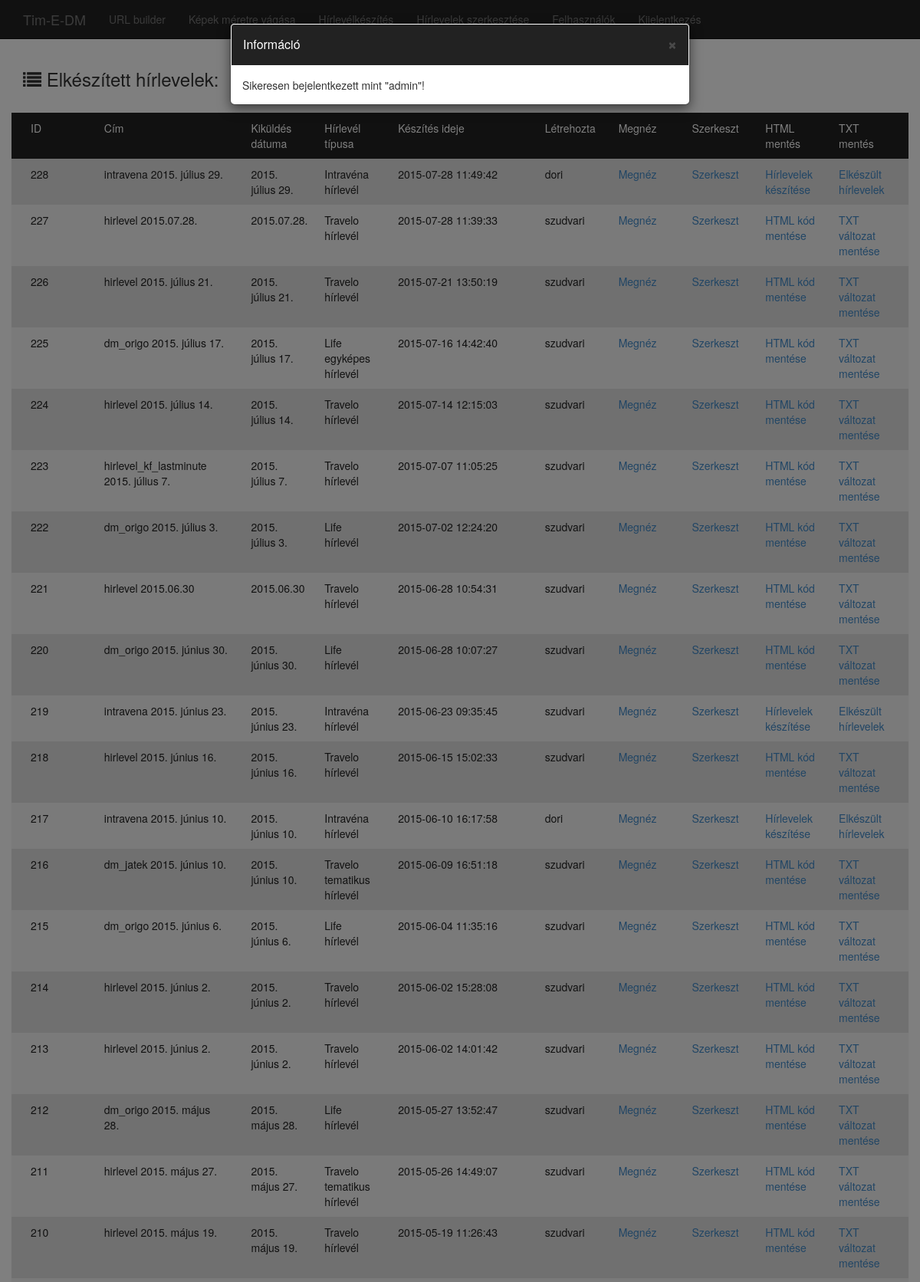
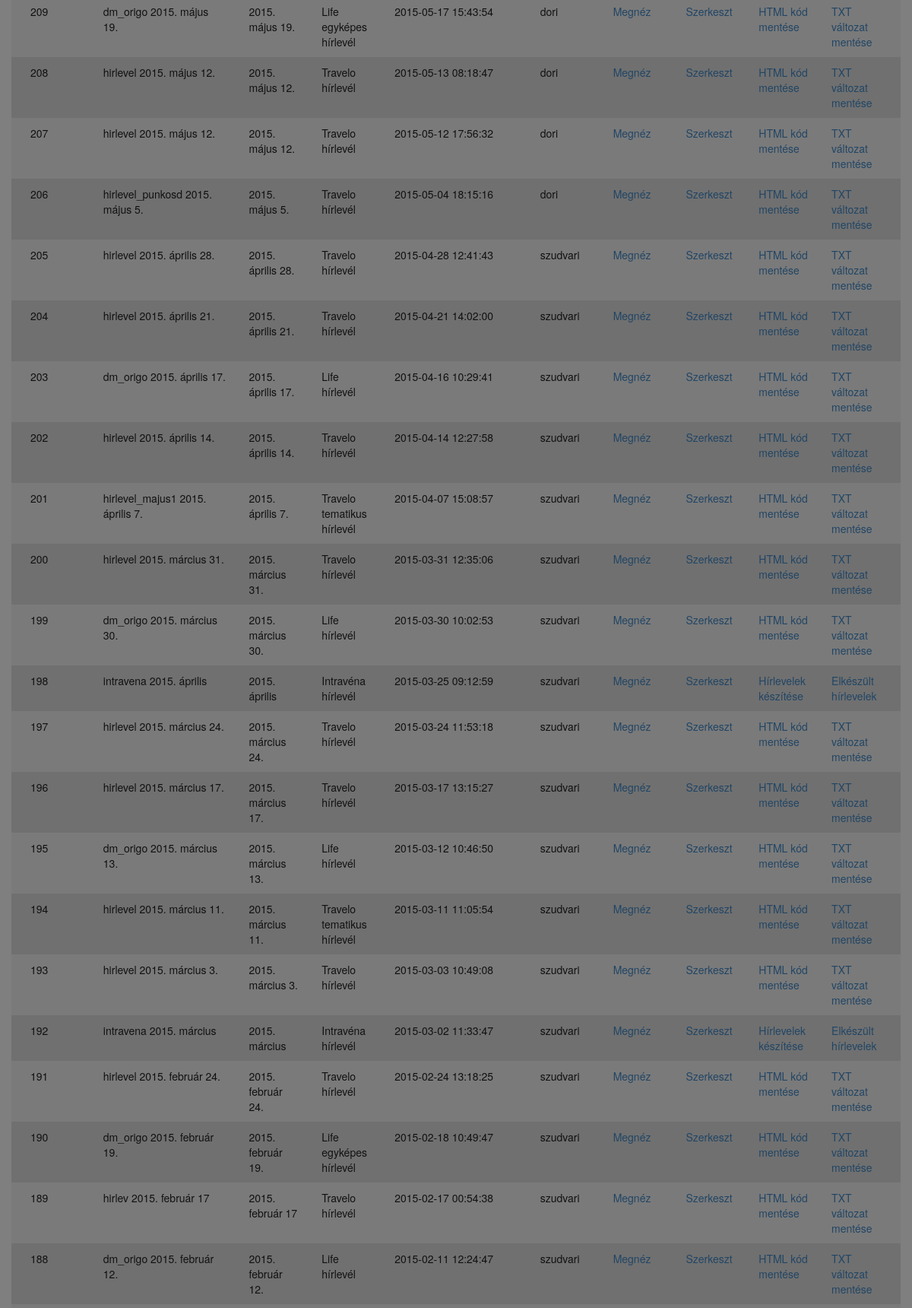
The page /newsletter_list.php?login=true (signed in, upper part) on the database its author committed (2 pictures, top to bottom).
### tables this page shows
CREATE TABLE IF NOT EXISTS `hirlevel` (
  `id` int(11) NOT NULL AUTO_INCREMENT,
  `cim` varchar(255) DEFAULT NULL,
  `datum` varchar(255) DEFAULT NULL,
  `hirlevel_tipus` tinyint(3) NOT NULL,
  `created_on` datetime DEFAULT NULL,
  `created_by` int(11) NOT NULL,
  PRIMARY KEY (`id`)
);

CREATE TABLE IF NOT EXISTS `users` (
  `id` int(11) NOT NULL AUTO_INCREMENT,
  `user` varchar(30) NOT NULL,
  `pass` varchar(512) NOT NULL,
  `fullname` varchar(50) NOT NULL,
  `active` tinyint(1) NOT NULL DEFAULT '1',
  `role` tinyint(4) NOT NULL DEFAULT '0',
  PRIMARY KEY (`id`),
  UNIQUE KEY `user` (`user`)
);

### tables.php (the view, shortened to what this page needs)
<?php
include_once 'html.php';
function newsletters() {
    $sql = "SELECT hirlevel.id, hirlevel.cim, hirlevel.datum, hirlevel.hirlevel_tipus, "
            . "hirlevel.created_on, users.user "
            . "from hirlevel "
            . "left join users on hirlevel.created_by=users.id "
            . "order by hirlevel.id desc";
    $result = mysql_query($sql);
    $table = array();
    while ($row = mysql_fetch_assoc($result)) {
        $table[] = $row;
    }
    for ($i = 0; ($i < mysql_num_rows($result)); $i++) {
        switch ($table[$i]['hirlevel_tipus']) {
            case 1:
                $table[$i]['hirlevel_nev'] = "Travelo hírlevél";
                break;
            case 2:
                $table[$i]['hirlevel_nev'] = "Life hírlevél";
                break;
            case 3:
                $table[$i]['hirlevel_nev'] = "Life egyképes hírlevél";
                break;
            case 4:
                $table[$i]['hirlevel_nev'] = "Intravéna hírlevél";
                break;
            case 5:
                $table[$i]['hirlevel_nev'] = "Travelo tematikus hírlevél";
                break;
        }
    }
    echo <<<EOT
   <div class="container">
   <h3 class="primary"><i class="fa fa-list"></i> Elkészített hírlevelek:</h3>
		<div class="row news-ready-th">
		  <div class="col-md-1">ID</div>
		  <div class="col-md-2">Cím</div>
		  <div class="col-md-1">Kiküldés dátuma</div>
		  <div class="col-md-1">Hírlevél típusa</div>
		  <div class="col-md-2">Készítés ideje</div>
		  <div class="col-md-1">Létrehozta</div>
		  <div class="col-md-1">Megnéz</div>
		  <div class="col-md-1">Szerkeszt</div>
		  <div class="col-md-1 tool-tip" title="HTML kód mentése">HTML mentés</div>
		  <div class="col-md-1">TXT mentés</div>
		</div>
EOT;
    $count = 0;
    foreach ($table as $row) {
        if ($count % 2 == 0) {
            echo '<div class="row news-ready-tr">';
        } else {
            echo '<div class="row news-ready-tr-sec">';
        }
        echo '<div class="col-md-1">' . $row['id'] . '</div>';
        echo '<div class="col-md-2">' . $row['cim'] . '</div>';
        echo '<div class="col-md-1">' . $row['datum'] . '</div>';
        echo '<div class="col-md-1">' . $row['hirlevel_nev'] . '</div>';
        echo '<div class="col-md-2">' . $row['created_on'] . '</div>';
        echo '<div class="col-md-1">' . $row['user'] . '</div>';
        switch ($row['hirlevel_tipus']) {
            case 1:
                $link = "travelo_nl_db.php";
                break;
            case 2:
                $link = "life_nl_db.php";
                break;
            case 3:
                $link = "life_op_db.php";
                break;
            case 4:
                $link = "intravena_preview.php";
                break;
            case 5:
                $link = "thematic_nl_db.php";
                break;
        }
        echo '<div class="col-md-1"><a href="' . $link . '?hirlevel_id=' . $row['id'] . '" target="_blank">Megnéz</a></div>';
        echo '<div class="col-md-1"><a href="newsletter_edit.php?hirlevel_id=' . $row['id'] . '&hirlevel_type=' . $row['hirlevel_tipus'] . '" target="_blank">Szerkeszt</a></div>';
        switch ($row['hirlevel_tipus']) {
            case 4:
                echo '<div class="col-md-1 tool-tip" title="Hírlevelek készítése"><a href="intravena_generate.php?hirlevel_id=' . $row['id'] . '">Hírlevelek készítése</a></div>';
                break;
            default :
                echo '<div class="col-md-1 tool-tip" title="HTML kód mentése"><a href=' . $link . '?hirlevel_id=' . $row['id'] . '&save=1" target="_blank">HTML kód mentése</a></div>';
                break;
        }
        switch ($row['hirlevel_tipus']) {
            case 1:
                $link = "travelo_nl_db_txt.php";
                break;
            case 2:
                $link = "life_nl_db_txt.php";
                break;
            case 3:
                $link = "life_op_db_txt.php";
                break;
            case 5:
                $link = "thematic_nl_db_txt.php";
                break;
        }
        switch ($row['hirlevel_tipus']) {
            case 4:
                echo '<div class="col-md-1 tool-tip" title="Hírlevelek letöltése"><a href="intravena_files.php?hirlevel_id=' . $row['id'] . '" target="_blank">Elkészült hírlevelek</a></div>';
                break;
            default :
                echo '<div class="col-md-1"><a href="' . $link . '?hirlevel_id=' . $row['id'] . '" target="_blank">TXT változat mentése</a></div>';
                break;
        }
        echo '</div>';
        $count++;
    }
    echo '</div>';
}

### html.php (shortened to what this page needs)
<?php
function htmlHead() {
    echo <<<EOT
    <!DOCTYPE html>
<html lang="hu">
<head>
    <meta charset="utf-8">
    <meta http-equiv="X-UA-Compatible" content="IE=edge">
    <meta name="viewport" content="width=device-width, initial-scale=1">
    <meta name="description" content="TimeDM hírlevél készítés">
    <meta name="author" content="WebAriel">
    <title>Tim-E-DM</title>
    <link href="css/timedm.css" rel="stylesheet">
    <link href="css/bootstrap.min.css" rel="stylesheet">
    <link href="css/bootstrap.css" rel="stylesheet">
    <link href="css/bootstrapValidator.css" rel="stylesheet">
    <link href="css/bootstrap-dialog.css" rel="stylesheet">
    <link href="css/font-awesome.min.css" rel="stylesheet">
    <link rel="icon" type="image/png" href="images/tdm-favicon.png" />
    <script src="js/jquery-1.11.0.js"></script>
    <script src="js/bootstrap.min.js"></script>
    <script src="js/bootstrap-dialog.js" type="text/javascript"></script>
    <script src="js/bootstrapValidator.js" type="text/javascript"></script>
    <script src="js/timedm.js" type="text/javascript"></script>
    <!--[if lt IE 9]>
        <script src="https://oss.maxcdn.com/libs/html5shiv/3.7.0/html5shiv.js"></script>
        <script src="https://oss.maxcdn.com/libs/respond.js/1.4.2/respond.min.js"></script>
    <![endif]-->
     <script>
        $(document).ready(function() {
            $('form').bootstrapValidator();
        });
    </script>
</head>
<body>
EOT;
}
function navBar($user) {
    if (isset($user['user'])){
        $link="newsletter_list.php";
    }
    else {
        $link="index.php";
    }
    echo <<<EOT
    <nav class="navbar navbar-inverse navbar-fixed-top" role="navigation">
        <div class="container">
            <div class="navbar-header">
                <button type="button" class="navbar-toggle" data-toggle="collapse" data-target="#bs-example-navbar-collapse-1">
                    <span class="sr-only">Navigáció</span>
                    <span class="icon-bar"></span>
                    <span class="icon-bar"></span>
                    <span class="icon-bar"></span>
                </button>
                <a class="navbar-brand" href="$link">Tim-E-DM</a>
            </div>
            <div class="collapse navbar-collapse" id="bs-example-navbar-collapse-1">
                <ul class="nav navbar-nav">
                    <li>
                        <a href="urlbuilder.php">URL builder</a>
                    </li>
                    <li>
                        <a href="list_images.php">Képek méretre vágása</a>
                    </li>
EOT;
    if (isset($user['user']))
    {
        echo <<<EOT
                    <li>
                        <a href="newnewsletter.php">Hírlevélkészítés</a>
                    </li>
                    <li>
                        <a href="newsletter_list.php">Hírlevelek szerkesztése</a>
                    </li>
                    <li>
                        <a href="useradmin.php">Felhasználók</a>
                    </li>
                    <li>
                        <a href="index.php?logout">Kijelentkezés</a>
                    </li>
EOT;
    }
    echo <<<EOT
                </ul>
            </div>
        </div>
    </nav>
    <div class="container">
    <div class="row">
EOT;
}
function htmlEnd() {
    global $website;
    echo <<<EOT
   </div>
 <div class="footer">
				<p class="textCenter">
                                        Powered by <a href="http://webariel.hu?utm_source=travelo&utm_medium=footer&utm_campaign=copyright" target="_blank">WebAriel <img src="./images/wa_logo.png"></a> - &copy; 2014-2015 <a href="http://webariel.hu?utm_source=travelo&utm_medium=footer&utm_campaign=copyright2" target="_blank">Tim-E-DM Version {$website['version']}</a></p>
			</div>
   </div>
</body>
</html>
EOT;
}

### newsletter_list.php (shortened to what this page needs)
<?php
include_once 'html.php';
include_once 'tables.php';
htmlHead();
navBar($_SESSION);
if (!isset($_SESSION['login']))
{
    notLoggedIn();
}
else
{
    newsletters();
}
htmlEnd();
?>

### css/timedm.css (style rules this page uses)
body { padding-top: 70px; padding-bottom: 40px; background-color: #eee; }
.news-ready-th { margin-top:30px; background: #222222; color: #ffffff; font-size:1em ; border-top: none; padding: 10px; }
.news-ready-tr { background: #e0e0e0; color: #222222; font-size:1em ; border-top: none; padding: 10px; }
.news-ready-tr-sec { background: #f4f4f4; color: #222222; font-size:1em ; border-top: none; padding: 10px; }

### rows shown on the page
hirlevel: id "228", cim "intravena 2015. július 29.", datum "2015. július 29.", hirlevel_nev "Intravéna hírlevél", created_on "2015-07-28 11:49:42", users.user "dori"
hirlevel: id "227", cim "hirlevel 2015.07.28.", datum "2015.07.28.", hirlevel_nev "Travelo hírlevél", created_on "2015-07-28 11:39:33", users.user "szudvari"
hirlevel: id "226", cim "hirlevel 2015. július 21.", datum "2015. július 21.", hirlevel_nev "Travelo hírlevél", created_on "2015-07-21 13:50:19", users.user "szudvari"
hirlevel: id "225", cim "dm_origo 2015. július 17.", datum "2015. július 17.", hirlevel_nev "Life egyképes hírlevél", created_on "2015-07-16 14:42:40", users.user "szudvari"
hirlevel: id "224", cim "hirlevel 2015. július 14.", datum "2015. július 14.", hirlevel_nev "Travelo hírlevél", created_on "2015-07-14 12:15:03", users.user "szudvari"
hirlevel: id "223", cim "hirlevel_kf_lastminute 2015. július 7.", datum "2015. július 7.", hirlevel_nev "Travelo hírlevél", created_on "2015-07-07 11:05:25", users.user "szudvari"
hirlevel: id "222", cim "dm_origo 2015. július 3.", datum "2015. július 3.", hirlevel_nev "Life hírlevél", created_on "2015-07-02 12:24:20", users.user "szudvari"
hirlevel: id "221", cim "hirlevel 2015.06.30", datum "2015.06.30", hirlevel_nev "Travelo hírlevél", created_on "2015-06-28 10:54:31", users.user "szudvari"
hirlevel: id "220", cim "dm_origo 2015. június 30.", datum "2015. június 30.", hirlevel_nev "Life hírlevél", created_on "2015-06-28 10:07:27", users.user "szudvari"
hirlevel: id "219", cim "intravena 2015. június 23.", datum "2015. június 23.", hirlevel_nev "Intravéna hírlevél", created_on "2015-06-23 09:35:45", users.user "szudvari"
hirlevel: id "218", cim "hirlevel 2015. június 16.", datum "2015. június 16.", hirlevel_nev "Travelo hírlevél", created_on "2015-06-15 15:02:33", users.user "szudvari"
hirlevel: id "217", cim "intravena 2015. június 10.", datum "2015. június 10.", hirlevel_nev "Intravéna hírlevél", created_on "2015-06-10 16:17:58", users.user "dori"
hirlevel: id "216", cim "dm_jatek 2015. június 10.", datum "2015. június 10.", hirlevel_nev "Travelo tematikus hírlevél", created_on "2015-06-09 16:51:18", users.user "szudvari"
hirlevel: id "215", cim "dm_origo 2015. június 6.", datum "2015. június 6.", hirlevel_nev "Life hírlevél", created_on "2015-06-04 11:35:16", users.user "szudvari"
hirlevel: id "214", cim "hirlevel 2015. június 2.", datum "2015. június 2.", hirlevel_nev "Travelo hírlevél", created_on "2015-06-02 15:28:08", users.user "szudvari"
hirlevel: id "213", cim "hirlevel 2015. június 2.", datum "2015. június 2.", hirlevel_nev "Travelo hírlevél", created_on "2015-06-02 14:01:42", users.user "szudvari"
hirlevel: id "212", cim "dm_origo 2015. május 28.", datum "2015. május 28.", hirlevel_nev "Life hírlevél", created_on "2015-05-27 13:52:47", users.user "szudvari"
hirlevel: id "211", cim "hirlevel 2015. május 27.", datum "2015. május 27.", hirlevel_nev "Travelo tematikus hírlevél", created_on "2015-05-26 14:49:07", users.user "szudvari"
hirlevel: id "210", cim "hirlevel 2015. május 19.", datum "2015. május 19.", hirlevel_nev "Travelo hírlevél", created_on "2015-05-19 11:26:43", users.user "szudvari"
hirlevel: id "209", cim "dm_origo 2015. május 19.", datum "2015. május 19.", hirlevel_nev "Life egyképes hírlevél", created_on "2015-05-17 15:43:54", users.user "dori"
hirlevel: id "208", cim "hirlevel 2015. május 12.", datum "2015. május 12.", hirlevel_nev "Travelo hírlevél", created_on "2015-05-13 08:18:47", users.user "dori"
hirlevel: id "207", cim "hirlevel 2015. május 12.", datum "2015. május 12.", hirlevel_nev "Travelo hírlevél", created_on "2015-05-12 17:56:32", users.user "dori"
hirlevel: id "206", cim "hirlevel_punkosd 2015. május 5.", datum "2015. május 5.", hirlevel_nev "Travelo hírlevél", created_on "2015-05-04 18:15:16", users.user "dori"
hirlevel: id "205", cim "hirlevel 2015. április 28.", datum "2015. április 28.", hirlevel_nev "Travelo hírlevél", created_on "2015-04-28 12:41:43", users.user "szudvari"
hirlevel: id "204", cim "hirlevel 2015. április 21.", datum "2015. április 21.", hirlevel_nev "Travelo hírlevél", created_on "2015-04-21 14:02:00", users.user "szudvari"
hirlevel: id "203", cim "dm_origo 2015. április 17.", datum "2015. április 17.", hirlevel_nev "Life hírlevél", created_on "2015-04-16 10:29:41", users.user "szudvari"
hirlevel: id "202", cim "hirlevel 2015. április 14.", datum "2015. április 14.", hirlevel_nev "Travelo hírlevél", created_on "2015-04-14 12:27:58", users.user "szudvari"
hirlevel: id "201", cim "hirlevel_majus1 2015. április 7.", datum "2015. április 7.", hirlevel_nev "Travelo tematikus hírlevél", created_on "2015-04-07 15:08:57", users.user "szudvari"
hirlevel: id "200", cim "hirlevel 2015. március 31.", datum "2015. március 31.", hirlevel_nev "Travelo hírlevél", created_on "2015-03-31 12:35:06", users.user "szudvari"
hirlevel: id "199", cim "dm_origo 2015. március 30.", datum "2015. március 30.", hirlevel_nev "Life hírlevél", created_on "2015-03-30 10:02:53", users.user "szudvari"
hirlevel: id "198", cim "intravena 2015. április", datum "2015. április", hirlevel_nev "Intravéna hírlevél", created_on "2015-03-25 09:12:59", users.user "szudvari"
hirlevel: id "197", cim "hirlevel 2015. március 24.", datum "2015. március 24.", hirlevel_nev "Travelo hírlevél", created_on "2015-03-24 11:53:18", users.user "szudvari"
hirlevel: id "196", cim "hirlevel 2015. március 17.", datum "2015. március 17.", hirlevel_nev "Travelo hírlevél", created_on "2015-03-17 13:15:27", users.user "szudvari"
hirlevel: id "195", cim "dm_origo 2015. március 13.", datum "2015. március 13.", hirlevel_nev "Life hírlevél", created_on "2015-03-12 10:46:50", users.user "szudvari"
hirlevel: id "194", cim "hirlevel 2015. március 11.", datum "2015. március 11.", hirlevel_nev "Travelo tematikus hírlevél", created_on "2015-03-11 11:05:54", users.user "szudvari"
hirlevel: id "193", cim "hirlevel 2015. március 3.", datum "2015. március 3.", hirlevel_nev "Travelo hírlevél", created_on "2015-03-03 10:49:08", users.user "szudvari"
hirlevel: id "192", cim "intravena 2015. március", datum "2015. március", hirlevel_nev "Intravéna hírlevél", created_on "2015-03-02 11:33:47", users.user "szudvari"
hirlevel: id "191", cim "hirlevel 2015. február 24.", datum "2015. február 24.", hirlevel_nev "Travelo hírlevél", created_on "2015-02-24 13:18:25", users.user "szudvari"
hirlevel: id "190", cim "dm_origo 2015. február 19.", datum "2015. február 19.", hirlevel_nev "Life egyképes hírlevél", created_on "2015-02-18 10:49:47", users.user "szudvari"
hirlevel: id "189", cim "hirlev 2015. február 17", datum "2015. február 17", hirlevel_nev "Travelo hírlevél", created_on "2015-02-17 00:54:38", users.user "szudvari"
hirlevel: id "188", cim "dm_origo 2015. február 12.", datum "2015. február 12.", hirlevel_nev "Life hírlevél", created_on "2015-02-11 12:24:47", users.user "szudvari"
